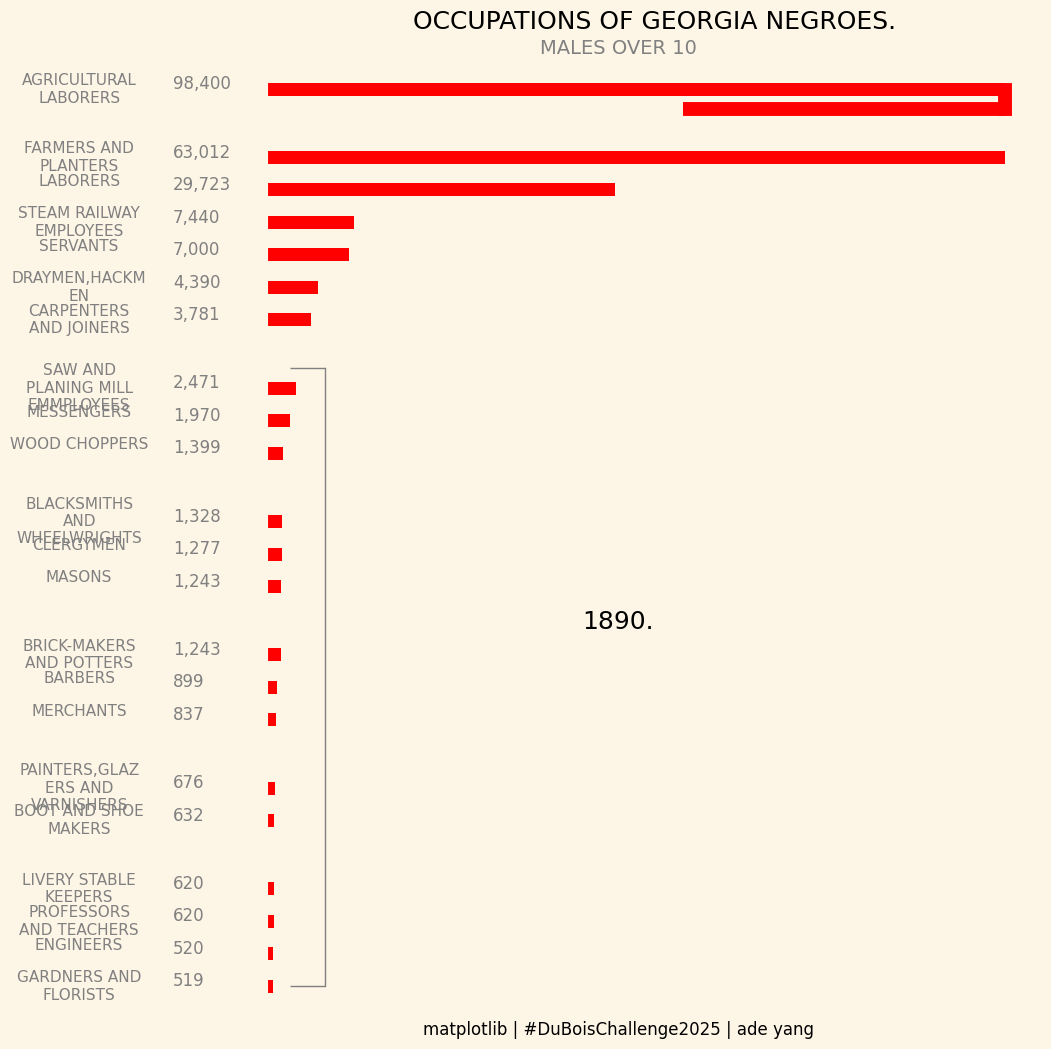

Generate this figure with Python:
#WEBduBois_challenge_navy_8

# IMPORT LIBRARIES
import pandas as pd
import numpy as np
import matplotlib.pyplot as plt
import textwrap

# IMPORT DATA
df = pd.read_csv('https://raw.githubusercontent.com/ajstarks/dubois-data-portraits/refs/heads/master/challenge/2025/challenge08/data.csv')

# PROCESS DATA
df['Count_design'] = df['Count'].replace(98400, 63012)
df = df.sort_values(by="Count", ascending=True)
def split_label(label, width=13):
    wrapped = textwrap.wrap(label, width)
    max_lines = 2
    if len(wrapped) < max_lines:
        wrapped.append("")
    return "\n".join(wrapped)
df['Wrapped_Occupation'] = df['Occupation'].apply(lambda x: split_label(x))

# BARH PLOT
fig, ax = plt.subplots(figsize=(10, 13))
fig.patch.set_facecolor('oldlace')
ax.set_facecolor('oldlace')

bar_width = 0.4
bar_positions = np.arange(len(df), dtype=float)
spacing_indexes = [4,6,9,12,15,21]   #4 6 9 12 15 21
extra_space = 1.1

for index in spacing_indexes:
    bar_positions[index:] += extra_space  #

bars = ax.barh(bar_positions, df['Count_design'], height=bar_width, color='red', align='center')

# ANNOTATIONS
for bar, count in zip(bars, df['Count']):
    ax.text(-8000,
            bar.get_y() + bar.get_height() / 2,
            f"{int(count):,}", va='baseline', fontsize=11, color='grey')
for bar, label in zip(bars, df['Wrapped_Occupation']):
    ax.text(-16000,
            bar.get_y() + bar.get_height() / 2,
            label, va='center', ha='center', fontsize=10, color='grey')
ax.set_title("OCCUPATIONS OF GEORGIA NEGROES.", fontsize=18)
ax.text(30000, -4, "matplotlib | #DuBoisChallenge2025 | ade yang", ha='center', fontsize=12, fontweight='light')
ax.text(30000, 28.7, "MALES OVER 10", ha='center', color='grey', fontsize=14, fontweight='light')
ax.text(30000, 11, "1890.", ha='center', fontsize=18, fontweight='light', color='black')
ax.hlines(y=27, xmin=35588, xmax=63012, color='red', linestyle='-', linewidth=10)
ax.axvline(x=63012, ymin=0.928, ymax=0.947, color='red', linestyle='-', linewidth=10)
ax.axvline(x=5000, ymin=0.0519, ymax=0.67, color='grey', linestyle='-', linewidth=1)
ax.hlines(y=0, xmin=2000, xmax=5000, color='grey', linestyle='-', linewidth=1)
ax.hlines(y=19.01, xmin=2000, xmax=5000, color='grey', linestyle='-', linewidth=1)
ax.hlines(y=9, xmin=5000, xmax=8000, color='grey', linestyle='-', linewidth=1)
ax.hlines(y=9, xmin=10000, xmax=25000, color='red', linestyle='-', linewidth=10)

# DESIGN
ax.set_xlabel("")
ax.set_ylabel("")
ax.set_yticks([])
ax.set_xticks([])
ax.spines['left'].set_color('oldlace')
ax.spines['top'].set_visible(False)
ax.spines['right'].set_visible(False)
ax.spines['bottom'].set_visible(False)

plt.show()
